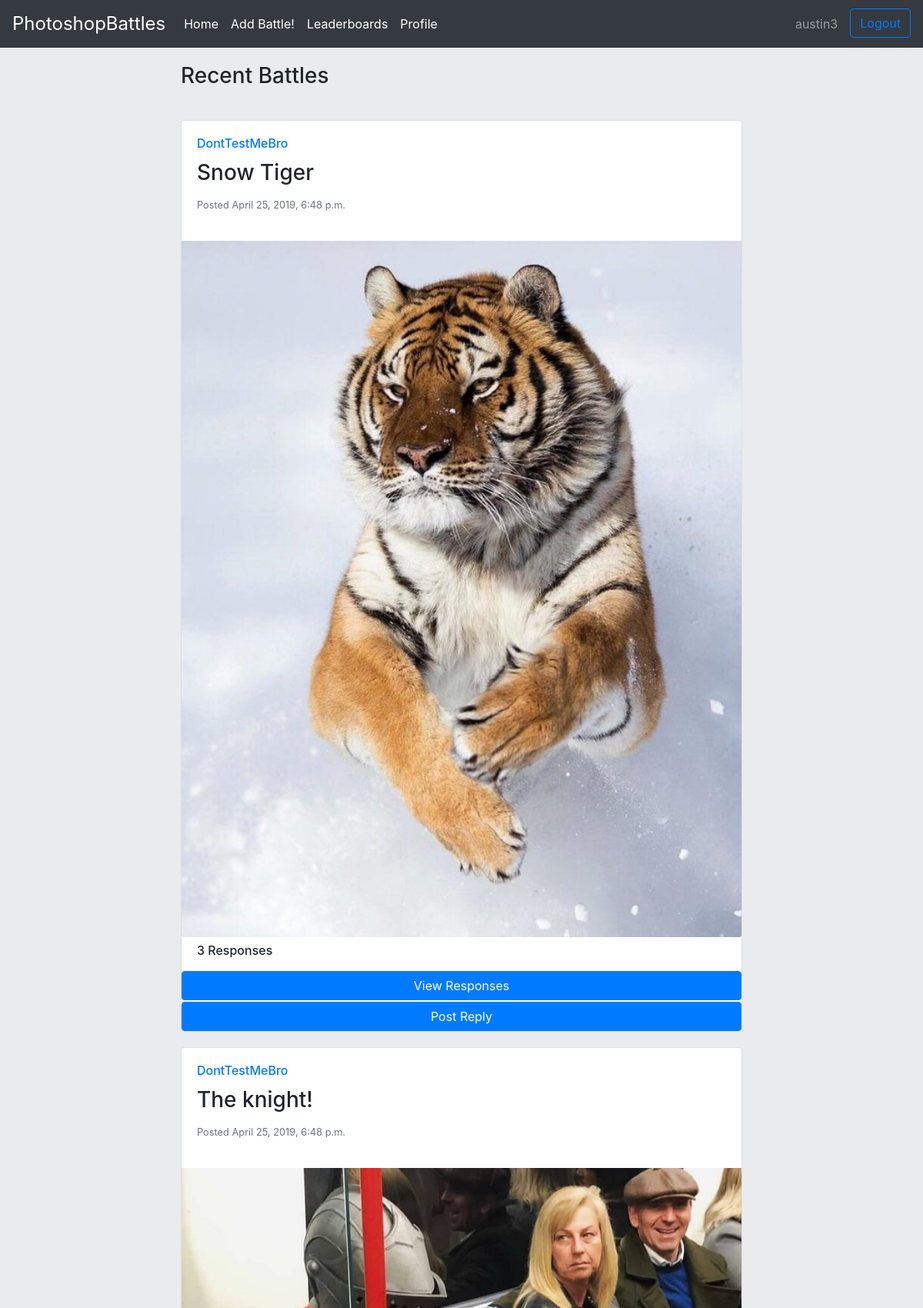
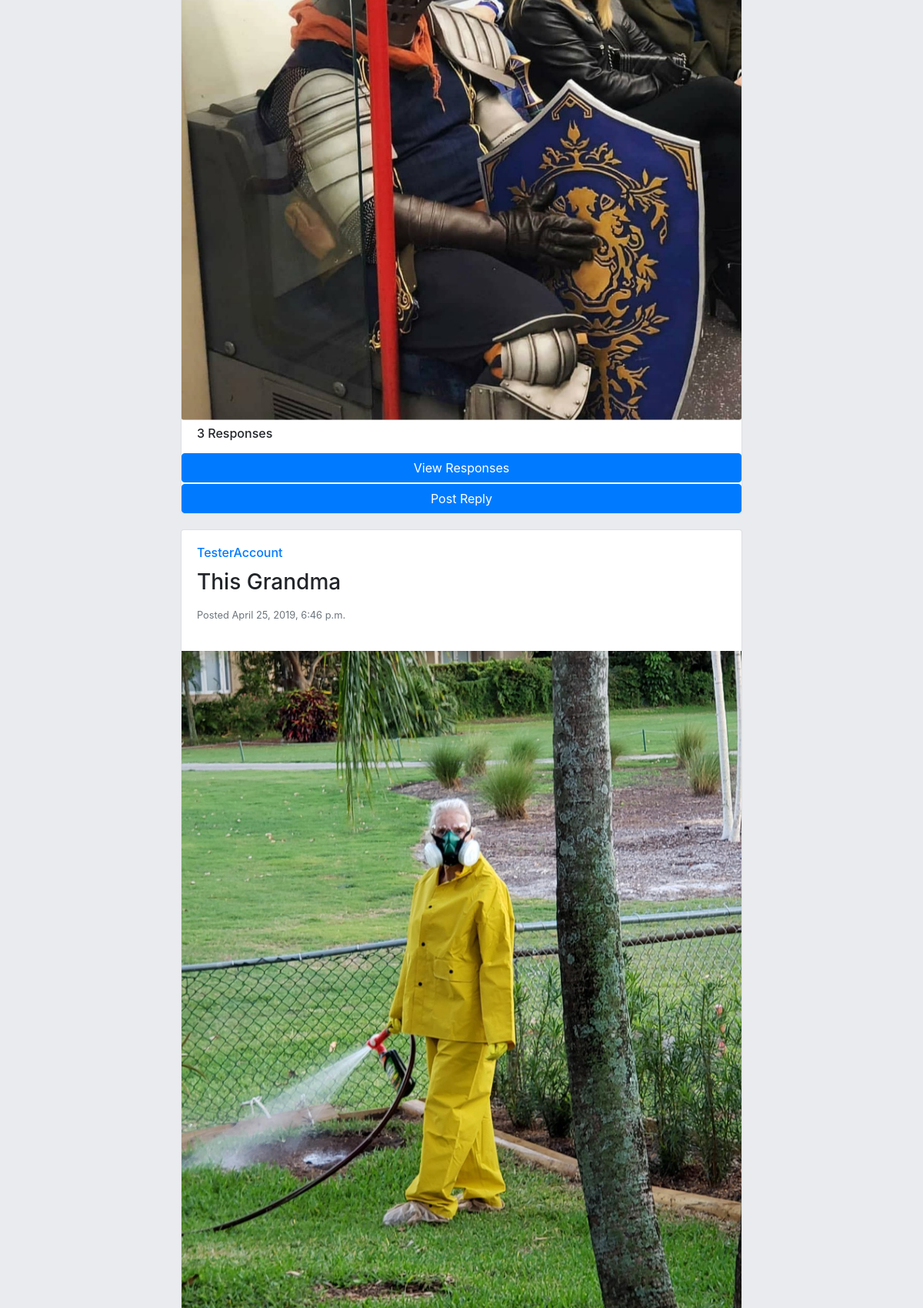
Page / (signed in, upper part) on the committed database (2 pictures, top to bottom).
### application/models.py (models this page shows, shortened)
class Post(models.Model):
    user = models.ForeignKey(User,on_delete=models.CASCADE)
    title = models.CharField(max_length=40)
    image = models.ImageField(upload_to='post_pictures')
    pub_date = models.DateTimeField('date published')

### application/views.py (the view)
# urls.py: path('', IndexView, name='index'),
def IndexView(request):
    if request.method =='POST':
        reply_form = NewReply(request.POST or None, request.FILES or None)
        user = request.user
        if reply_form.is_valid():
            title = reply_form.cleaned_data.get('title')
            image = reply_form.cleaned_data.get('image')
            postID = request.POST.get("postID")
            post=Post.objects.filter(id=postID)[0]
            Reply.objects.create(
                title=title,
                image=image,
                user=user,
                post_replying_to=post,
                pub_date = timezone.now(),
            )
            return HttpResponseRedirect('/')
    else:
        context = {}
        context['reply_form'] = NewReply()
        latest_posts = Post.objects.all().order_by('-pub_date')
        paginator = Paginator(latest_posts, 5)
        page = request.GET.get('page')
        posts = paginator.get_page(page)
        context['posts'] = posts
        return render(request, 'application/home.html', context)

### application/models.py (called while the page is built)
    def like_list(self):
        liked_list = []
        for u in self.liked_set.all():
            liked_list.append(u.user.username)
        return liked_list

    def favourite_list(self):
        favourite_list = []
        for u in self.favourite_set.all():
            favourite_list.append(u.user.username)
        return favourite_list

### application/templates/application/home.html (shortened to what this page needs)
{% extends 'application/base_layout.html' %}
{% block container %}
  <div class="row justify-content-sm-center">
    <div class="col-sm-8">
      {% if posts %}
      <h3 class="recent-battles-heading">Recent Battles</h3>
      {% for post in posts %}
        {% include 'application/post.html' %}
      {% endfor %}
      {% else  %}
        <h3>No Battles Found</h3>
      {% endif %}
    </div>
  </div>
{% endblock %}

### application/templates/application/base_layout.html (shortened to what this page needs)
{% load static %}
<!DOCTYPE html>
{% block html %}
<html lang="en">
    {% block head %}
    <head>
        <link rel="stylesheet" href="https://maxcdn.bootstrapcdn.com/bootstrap/4.0.0/css/bootstrap.min.css">
        <link rel="stylesheet" href="{% static 'css/main.css' %}">
    </head>
    {% endblock %}
    {% block body %}
    <body>
        {% block nav %}
   <nav class="navbar navbar-expand-lg navbar-dark bg-dark">
  <a class="navbar-brand site-title" href="/">PhotoshopBattles</a>
  <div class="collapse navbar-collapse" id="navbarSupportedContent">
    <ul class="navbar-nav mr-auto">
      <li class="nav-item active">
        <a class="nav-link" href="/">Home <span class="sr-only">(current)</span></a>
      </li>
      {% if user.is_authenticated %}
      <li class="nav-item active">
        <a class="nav-link" href="/new_post">Add Battle! <span class="sr-only">(current)</span></a>
      </li>
      {% endif %}
      <li class="nav-item active">
        <a class="nav-link" href="/leaderboard">Leaderboards <span class="sr-only">(current)</span></a>
      </li>
      {% if user.is_authenticated %}
      <li class="nav-item active">
          <a class="nav-link" href="/profile/{{user.username}}">Profile <span class="sr-only">(current)</span></a>
        </li>
      {% endif %}
      </ul>
    <ul class="navbar-nav m1-auto">
    {% if not user.is_authenticated %}
        <li class="nav-item">
        <a class="btn btn-outline-primary" href="/account/login">Login</a>
      </li>
       <li class="nav-item">
        <a class="btn btn-primary signup-button" href="/account/register">Signup</a>
      </li>
    {% else %}
        <li class="nav-item">
        <a class="nav-link" href="/profile/{{user.username}}">{{ user.username }}</a>
      </li>
      <li class="nav-item">
        <a class="btn btn-outline-primary logout-button" href="/account/logout">Logout</a>
      </li>
    {% endif %}
    </ul>
  </div>
</nav>
        {% endblock %}
        {% block body_content %}
            <div class="container">
                {% block container %}{% endblock %}
            </div>
        {% endblock %}
    </body>
    {% endblock %}
</html>
{% endblock %}

### application/templates/application/post.html (shortened to what this page needs)
<div class="post">
  <div class="card">
    <div class="card-body">
      <h6 class="card-title username"><a href="/profile/{{post.user}}">{{post.user}}</a></h6>
      <h3 class="card-title post-title">{{post.title}}</h6>
      <p class="card-text date-posted post-date"><small class="text-muted">Posted {{post.pub_date}}</small></p>
    </div>
    <img class="card-img-bottom" src="/media/{{ post.image }}" alt="{{post.title}}" >
    {% if post.reply_set.all %}
    {% if post.reply_set.count >= 1 %}
    <h6 class="reply-heading">{{ post.reply_set.count }} Responses</h6>
    <button type="button" class="btn btn-primary" data-toggle="modal" data-target=".bd-example-modal-md-{{post.id}}">View Responses</button>
    {% if user.is_authenticated %}
    <button type="button" class="btn btn-primary reply-button" data-toggle="modal" data-target=".bd-example-modal-md-{{post.id}}-reply">Post Reply</button>
    {%endif%}
    {% endif %}
    {% endif %}
  </div>
</div>

### static/css/main.css (style rules this page uses)
body { background: #E9EBEE; }
@media only screen and (min-width: 992px) { .logout-button { margin-left: 8px; } }
.site-title { font-size: 1.5rem; }
.recent-battles-heading { padding: 1.25rem 0; }
.post { margin: 20px 0; }
.reply-heading { padding: 0.5rem 1.25rem; }
.reply-button { margin-top:2px; }
.post-date { float:left; }

### rows in the picture
Post: user "DontTestMeBro", title "Snow Tiger", pub_date "April 25, 2019, 6:48 p.m.", image (picture), reply_set.count "3"
Post: user "DontTestMeBro", title "The knight!", pub_date "April 25, 2019, 6:48 p.m.", image (picture), reply_set.count "3"
Post: user "TesterAccount", title "This Grandma", pub_date "April 25, 2019, 6:46 p.m.", image (picture)

### other values in the picture
{{ user.username }} "austin3"
